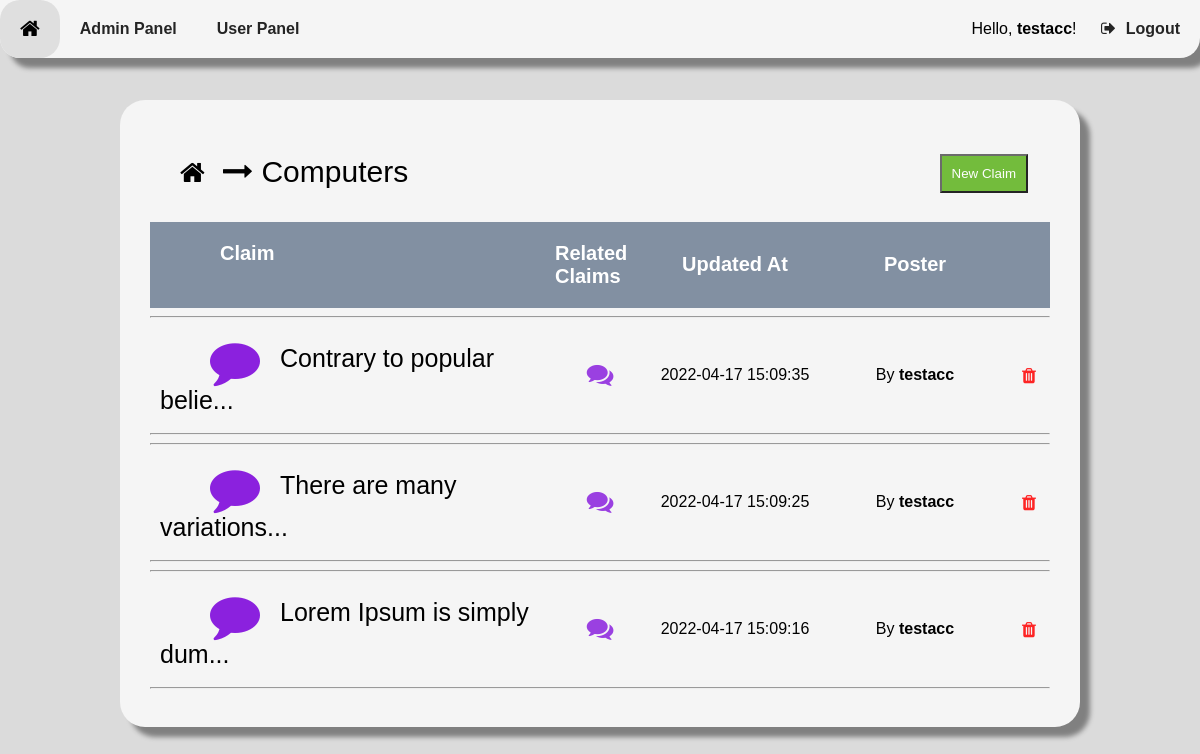
/16 (signed in), run on the app's committed database.
### tables this page shows
CREATE TABLE user (
    userID INTEGER NOT NULL PRIMARY KEY AUTOINCREMENT,
    userName TEXT NOT NULL,
    passwordHash BLOB NOT NULL,
    isAdmin BOOLEAN NOT NULL,
    creationTime INTEGER NOT NULL,
    lastVisit INTEGER NOT NULL
);

CREATE TABLE topic (
    topicID INTEGER NOT NULL PRIMARY KEY AUTOINCREMENT,
    topicName TEXT NOT NULL,
    postingUser INTEGER REFERENCES user(userID) ON DELETE SET NULL ON UPDATE CASCADE,
    creationTime INTEGER NOT NULL,
    updateTime INTEGER NOT NULL
);

### server.py (the view)
@ app.route('/<topicId>', methods=["GET"])
def displayClaimsOfTopic(topicId):
    user = getUserStatus()
    if not isTopicIdValid(topicId):
        return NotFoundMessage("Topic")
    db = sqlite3.connect(PATH)
    cursor = db.cursor()
    claimList = []
    claims = cursor.execute(
        "select claimID, postingUser, creationTime, updateTime, text from claim where topic=? order by updateTime desc", (topicId,))
    for row in claims:
        class Claim:
            Id = row[0]
            Username = getUsername(row[1])
            CreatedAt = convertJulianTime(row[2], "FULL")
            UpdatedAt = convertJulianTime(row[3], "FULL")
            Text = row[4][:25] + str("...")
        claimList.append(Claim)
    return render_template("Claims.html", user=user, topicId=topicId, topicName=getTopicName(topicId), claims=claimList)

### server.py (called while the page is built)
def getUserStatus():
    if isUserLoggedIn():
        id = getUserIDFromSession()
        username = getUsername(id)
        loggedIn = True
        admin = isAdmin(getUserIDFromSession())
    else:
        id = 0
        username = "NULL"
        loggedIn = False
        admin = False
    class Status:
        Id = id
        Username = username
        LoggedIn = loggedIn
        Admin = admin
    return Status

def isUserLoggedIn():
    if session.get("userID"):
        return True
    return False

def getUserIDFromSession():
    return session.get("userID")

def getUsername(id):
    db = sqlite3.connect(PATH)
    cursor = db.cursor()
    user = cursor.execute(
        "select userName from user where userID=?", (id,))
    username = "[user-deleted]"  # if no user is found
    for row in user:
        username = row[0]
    return username

def isAdmin(id):
    db = sqlite3.connect(PATH)
    cursor = db.cursor()
    user = cursor.execute(
        "select isAdmin from user where userID=?", (id,))
    for row in user:
        if row[0] == True:
            return True
        return False

def isTopicIdValid(id):
    db = sqlite3.connect(PATH)
    cursor = db.cursor()
    if not str(id).isnumeric():
        return False
    topic = cursor.execute("select * from topic where topicID=?", (id,))
    for row in topic:
        return True
    return False

def getTopicName(id):
    db = sqlite3.connect(PATH)
    cursor = db.cursor()
    topic = cursor.execute(
        "select topicName from topic where topicID=?", (id,))
    for row in topic:
        return row[0]
    return "NULL"

def convertJulianTime(julianTime, format):
    db = sqlite3.connect(PATH)
    cursor = db.cursor()
    if str(format).upper() == "FULL":
        time = cursor.execute("select datetime(?)", (julianTime,))
    elif str(format).upper() == "DATE":
        time = cursor.execute("select date(?)", (julianTime,))
    elif str(format).upper() == "TIME":
        time = cursor.execute("select time(?)", (julianTime,))
    else:
        return "Invalid"
    for row in time:
        return row[0]

### templates/Claims.html (shortened to what this page needs)
<!DOCTYPE html>
<html>
<head>
    <link rel="stylesheet" type="text/css" href="{{ url_for('static', filename='CSS/global.css') }}">
    <link rel="stylesheet" type="text/css"
        href="https://stackpath.bootstrapcdn.com/font-awesome/4.7.0/css/font-awesome.min.css">
</head>
<body
    onload="load(`{{ url_for('static', filename='Templates/RegisterForm.html') }}`, `{{ url_for('static', filename='Templates/LoginForm.html') }}`, `{{ url_for('static', filename='Templates/MessageBoxes.html') }}`)">
    <div class="navigationContainer">
        <button id="homeBtn" style="float: left;" onclick="location.href='/'" class="navigationBtn"><i
                class="fa fa-home fa-lg" aria-hidden="true"></i></button>
        {% if user.Admin == True %}
        <button id="adminBtn" style="float: left;" onclick="location.href='/adminpanel'" class="navigationBtn"><b>Admin
                Panel</b></button>
        <button id="adminBtn" style="float: left;" onclick="location.href='/userpanel'" class="navigationBtn"><b>User
                Panel</b></button>
        {% endif %}
        {% if user.Username != "NULL" %}
        <span style="color: var(--text);">Hello, <b>{{ user.Username }}</b>!</span>
        {% endif %}
        {% if user.LoggedIn == True %}
        <button id="logoutBtn" style="display: inline-block;" onclick="location.href='/signout'"
            class="navigationBtn"><i class="fa fa-sign-out navigationBtnIcon"
                aria-hidden="true"></i><b>Logout</b></button>
        {% endif %}
    </div>
    <div id="mainContainer">
        <div class="forumsContainer">
            <div id="forumHierarchy" class="flex-container-space-between">
                <div>
                    <button id="homeBtn" onclick="location.href='/'" class="forumHierarchyButton">
                        <i class="fa fa-home fa-2x" aria-hidden="true"></i>
                    </button>
                    <i class="fa fa-long-arrow-right" aria-hidden="true"></i>
                    <span>{{ topicName }}</span>
                </div>
                <div>
                    {% if user.LoggedIn == True %}
                    <button class="btn" onclick="location.href='/{{ topicId }}/new/claim'">New Claim</button>
                    {% endif %}
                </div>
            </div>
            <div class="topicContainerTitle grid-container-claims">
                <span style="color: white; margin-left: 70px;"><b>Claim</b></span>
                <span style="color: white;" class="grid-content-center"><b>Related Claims</b></span>
                <span style="color: white;" class="grid-content-center"><b>Updated At</b></span>
                <span style="color: white;" class="grid-content-center"><b>Poster</b></span>
            </div>
            {% for claim in claims %}
            <div>
                <hr>
                <div class="grid-container-claims">
                    <div title="View Claim" onclick="location.href='/{{ topicId }}/{{ claim.Id }}'"
                        class="claimContainer">
                        <span class="claimText"><i class="fa fa-comment fa-2x claimIcon" aria-hidden="true"></i>{{
                            claim.Text }}</span>
                    </div>
                    <div class="grid-content-center">
                        <button id="relatedClaimsBtn" title="View Related Claims"
                            onclick="overlayOn('overlayRelatedClaims'); loadRelatedClaims('{{ claim.Id }}','{{ topicId }}')"
                            style="color: var(--primary);" class="transBtn"><i class="fa fa-comments fa-2x"
                                aria-hidden="true"></i></button>
                    </div>
                    <div class="grid-content-center">
                        <span>{{ claim.UpdatedAt }}</span>
                    </div>
                    <div class="grid-content-center">
                        <span>By <b>{{ claim.Username }}</b></span>
                    </div>
                    {% if user.Admin == True %}
                    <div class="grid-content-center">
                        <form action="/delete/topic/{{ topicId }}/claim/{{ claim.Id }}" method="POST">
                            <button title="Delete Claim" type="submit" class="transBtn"><i style="color: var(--remove);"
                                    class="fa fa-trash fa-lg" aria-hidden="true"></i></button>
                        </form>
                    </div>
                    {% endif %}
                </div>
                <hr>
            </div>
            {% endfor %}
        </div>
    </div>
</body>
</html>

### static/CSS/global.css (style rules this page uses)
:root { --primary: #8B21DE; --secondary: #5db31c; --third: #8290a2; --background: rgb(219, 219, 219); --background2: whitesmoke; --text: black; --text2: white; --icon: black; --icon2: white; --form: whitesmoke; --highlight: rgb(223, 223, 223); --border: rgb(180, 180, 180); --link: dodgerblue; --containerShadow: gray; --admin:rgb(202, 0, 0); --remove: red; --replyTypeClarification: gold; --replyTypeSupportingArgument: #89AC76; --replyTypeCounterargument: #4D5645; --replyTypeEvidence: #E6D690; --replyTypeSupport: #57A639; --replyTypeRebuttal: #D36E70; }
#forumHierarchy { color: var(--text); vertical-align: middle; margin: 20px; font-size: 30px; }
#mainContainer { margin-top: 65px; }
body { font-family: Helvetica, sans-serif; background-color: var(--background); margin: 0; padding: 0; }
h1, h2, h3, h4, h5, h6, p, span, small { color: var(--text); }
.forumsContainer { background-color: var(--background2); border-radius: 25px; box-shadow: 10px 10px 5px var(--containerShadow); padding: 30px; margin-top: 100px; margin-left: 10%; margin-right: 10%; margin-bottom: 20px; }
.navigationContainer { background-color: var(--background2); box-shadow: 10px 10px 5px var(--containerShadow); text-align: right; display: block; position: fixed; top: 0; width: 100%; border-bottom-left-radius: 20px; border-bottom-right-radius: 20px; }
.navigationBtn { color: var(--text); background-color: transparent; border: none; cursor: pointer; padding: 20px; font-size: 16px; opacity: 0.85; }
.navigationBtnIcon { margin: 0 10px 0 0; }
.forumHierarchyButton { color: var(--icon); background-color: transparent; border: none; cursor: pointer; padding: 10px; }
.btn { background-color: var(--secondary); color: var(--text2); vertical-align: middle; cursor: pointer; margin: 2px; padding: 10px; opacity: 0.85; }
.transBtn { background-color: transparent; color: var(--text); border: none; vertical-align: middle; cursor: pointer; margin: 2px; padding: 10px 15px 10px 15px; border-radius: 10px; opacity: 0.85; }
.topicContainerTitle { background-color: var(--third); padding-top: 20px; padding-bottom: 20px; margin-top: 25px; margin-bottom: 5px; font-size: 20px; }
.flex-container-space-between { display: flex; justify-content: space-between; align-items: center; }
.grid-container-claims { display: grid; grid-template-columns: 45% 10% 20% 20% 5%; }
.grid-content-center { display: grid; justify-items: center; align-items: center; }

### templates/Claims.html (style rules this page uses)
.claimContainer { margin: 10px 0 10px 10px; cursor: pointer; }
.claimIcon { color: var(--primary); vertical-align: middle; margin-left: 40px; margin-right: 20px; }
.claimText { color: var(--text); padding: 10px; margin-right: 10px; font-size: 25px; vertical-align: middle; }

### data on the page
user: Username "testacc", Username "testacc" "testacc" "testacc"
topic: topicName "Computers"

### other printed values
{{ claim.Text }} "Contrary to popular belie..." "There are many variations..." "Lorem Ipsum is simply dum..."
{{ claim.UpdatedAt }} "2022-04-17 15:09:35" "2022-04-17 15:09:25" "2022-04-17 15:09:16"
